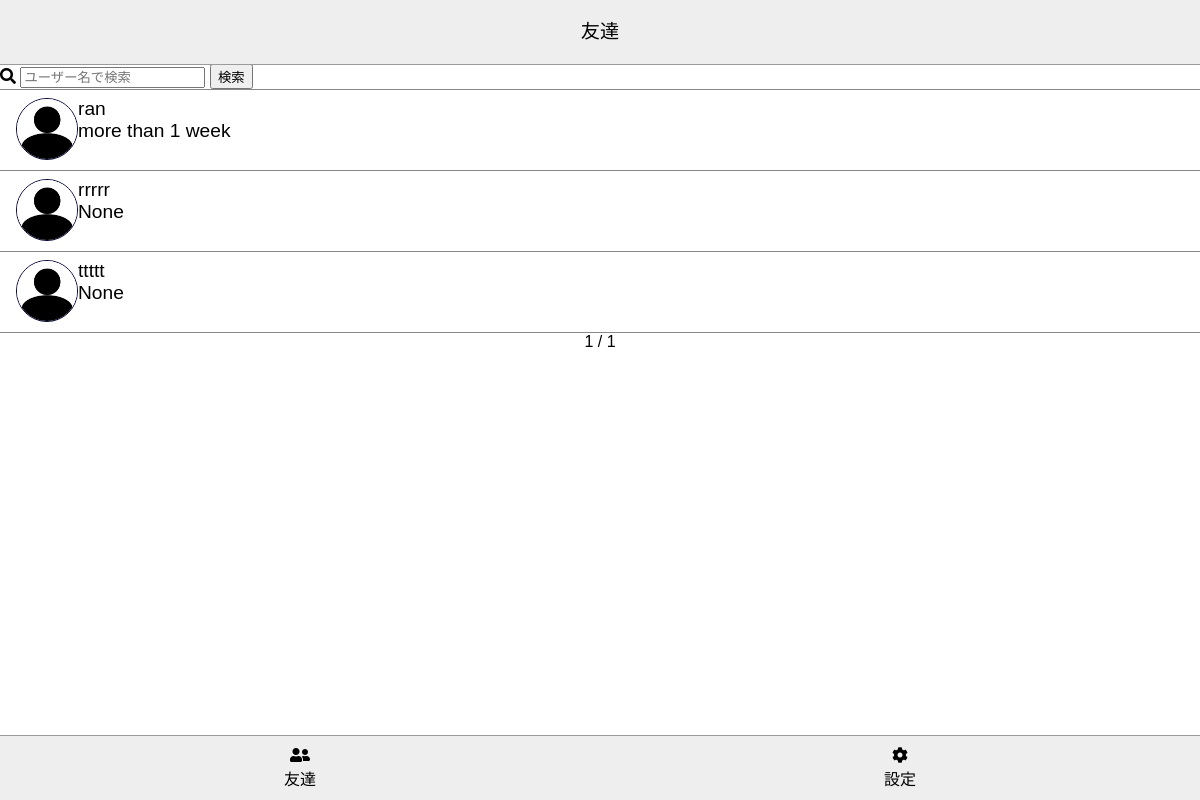
Before: /ja/friends/ (signed in) with the older database file.
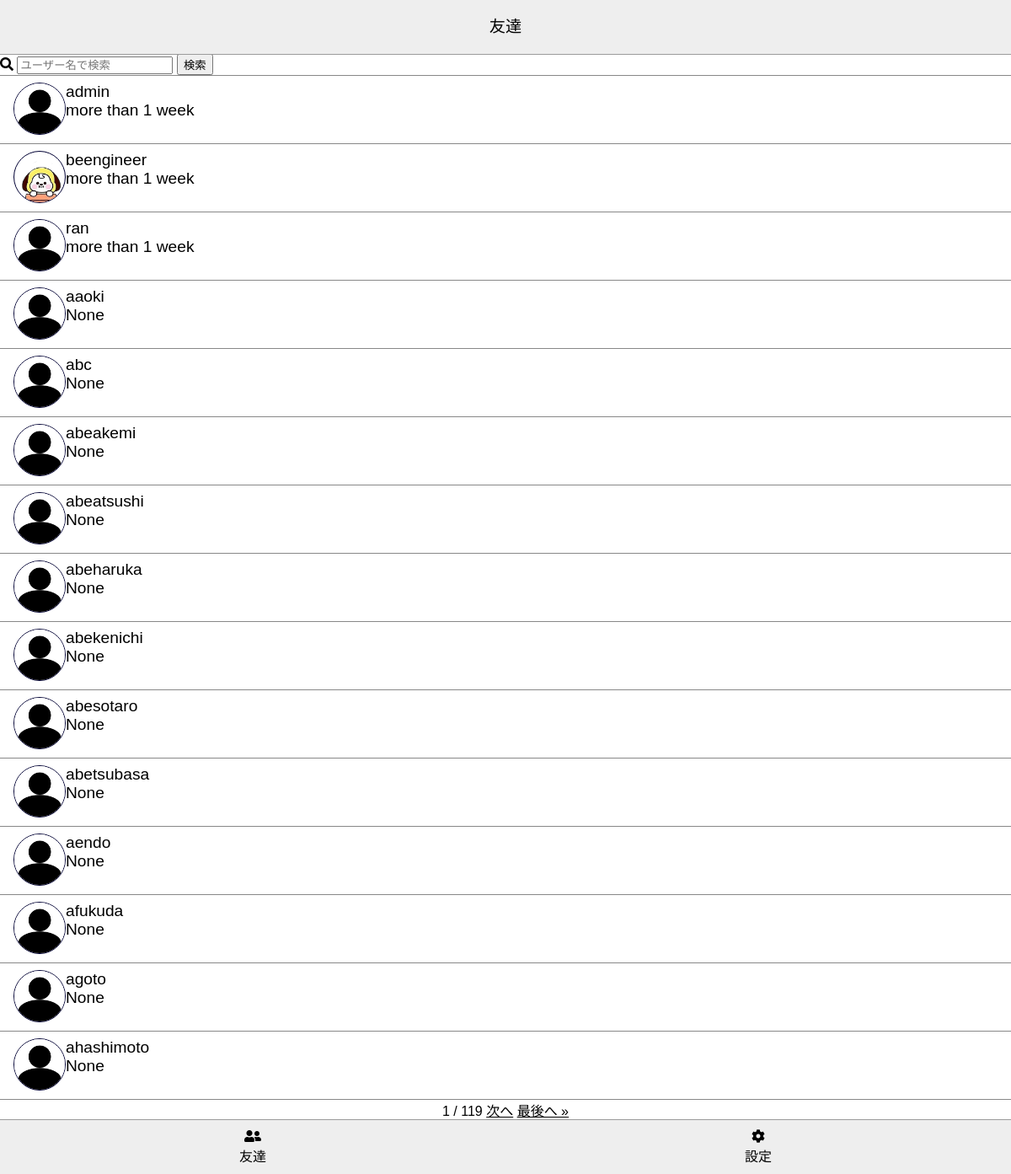
After: the same page with the newer database file.
### main/models.py (models this page shows)
class User(AbstractUser):
    icon = models.ImageField(null=True, blank=True)

### main/views.py (the view)
# urls.py: path("friends/", views.FriendsView.as_view(), name="friends"),
class FriendsView(LoginRequiredMixin, ListView):
    template_name = "main/friends.html"
    paginate_by = 15
    context_object_name = "friends"
    def get_queryset(self):
        queryset = User.objects.exclude(id=self.request.user.id).annotate(
            sent_talk__time__max=Max(
                "sent_talk__time",
                filter=Q(sent_talk__receiver=self.request.user),
            ),
            received_talk__time__max=Max(
                "received_talk__time",
                filter=Q(received_talk__sender=self.request.user),
            ),
            time_max=Greatest(
                "sent_talk__time__max", "received_talk__time__max"
            ),
            last_talk_time=Coalesce(
                "time_max",
                "sent_talk__time__max",
                "received_talk__time__max",
            ),
        ).order_by("-last_talk_time")
        form = FriendsSearchForm(self.request.GET)
        if form.is_valid():
            keyword = form.cleaned_data["keyword"]
            if keyword:
                queryset = queryset.filter(username__icontains=keyword)
        return queryset
    def get_context_data(self, **kwargs):
        context = super().get_context_data(**kwargs)
        form = FriendsSearchForm(self.request.GET)
        if form.is_valid():
            context["keyword"] = form.cleaned_data["keyword"]
        context["form"] = form
        return context

### main/forms.py
class FriendsSearchForm(forms.Form):
    keyword = forms.CharField(
        label="検索",
        required=True,
        widget=forms.TextInput(attrs={"placeholder": "ユーザー名で検索"}),
    )

### main/templatetags/chat_app.py (called while the page is built)
@register.filter
@register.simple_tag
def elapsed_time(dt):
    if not dt:
        return None
    delta = timezone.now() - dt
    zero = timedelta()
    one_hour = timedelta(hours=1)
    one_day = timedelta(days=1)
    one_week = timedelta(days=7)
    if delta < zero:
        raise ValueError("未来の時間です。")
    if delta < one_hour:  # 経過時間が 1 時間以内のとき
        minutes = delta.seconds // 60
        return ngettext("%d minute ago", "%d minutes ago", minutes) % minutes
    elif delta < one_day:  # 経過時間が 1 日以内のとき
        hours = delta.seconds // 3600
        return ngettext("%d hour ago", "%d hours ago", hours) % hours
    elif delta < one_week:  # 経過時間が 1 週間以内のとき
        return ngettext("%d day ago", "%d days ago", delta.days) % delta.days
    else:
        return gettext("more than 1 week")

### main/templates/main/friends.html (shortened to what this page needs)
{% extends "main/base.html" %}
{% load static chat_app %}
{% block extra_style %}
<link rel="stylesheet" href="{% static 'main/css/friends.css' %}">
{% endblock %}
{% block header_title %}友達{% endblock %}
{% block content %}
<div class="friends">
    <form method="GET" class="search-form">
        <i class="fas fa-search"></i>
        {{ form.keyword }}
        <button type="submit" class="search-form__submit">検索</button>
    </form>
    <ul class="friends-list">
        {% for friend in friends %}
        <li class="friends-list__item">
            <a href="{% url 'talk_room' friend.id %}" class="friends-list__link">
                <img src="{% if friend.icon %}{{ friend.icon.url }}{% else %}{% static 'main/img/default-icon.png' %}{% endif %}" class="friends-list__icon">
                <div class="friends-list__username">
                    {{ friend.username }}<br>
                    {{ friend.last_talk_time|elapsed_time }}
                </div>
            </a>
        </li>
        {% endfor %}
    </ul>
    <div class="pagination">
        <span class="step-links">
            <span class="current">{{ page_obj.number }} / {{ page_obj.paginator.num_pages }}</span>
            {% if page_obj.has_next %}
            <a href="{% url 'friends' %}?keyword={{ keyword }}&page={{ page_obj.next_page_number }}">次へ</a>
            <a href="{% url 'friends' %}?keyword={{ keyword }}&page={{ page_obj.paginator.num_pages }}">最後へ &raquo;</a>
            {% endif %}
        </span>
    </div>
</div>
{% endblock %}

### main/templates/main/base.html (shortened to what this page needs)
<!DOCTYPE html>
{% load static %}
<html lang="ja">
    <head>
        <link rel="stylesheet" href="{% static 'main/css/base.css' %}">
        <link rel="stylesheet" href="https://cdnjs.cloudflare.com/ajax/libs/font-awesome/5.15.4/css/all.min.css">
        {% block extra_style %}{% endblock %}
    </head>
    <body>
        {% block header %}
        <header class="header">
            <div class="header__title">
                {% block header_title %}{% endblock %}
            </div>
        </header>
        {% endblock %}
        {% block content %}{% endblock %}
        {% block footer %}
        <footer class="footer">
            <div class="footer__item">
                <a href="{% url 'friends' %}" class="footer__link">
                    <div class="footer__icon"><i class="fas fa-user-friends"></i></div>
                    <div class="footer__label">友達</div>
                </a>
            </div>
            <div class="footer__item">
                <a href="{% url 'settings' %}" class="footer__link">
                    <div class="footer__icon"><i class="fas fa-cog"></i></div>
                    <div class="footer__label">設定</div>
                </a>
            </div>
        </footer>
        {% endblock %}
    </body>
</html>

### main/static/main/css/base.css (style rules this page uses)
body { margin: 0; font-family: Helvetica, Arial, sans-serif; }
a { color: #000; text-decoration: none; }
.header { position: fixed; width: 100%; height: 64px; border-bottom: 1px solid #9b9b9b; background-color: #eee; }
.header__title { font-size: 1.2rem; line-height: 64px; text-align: center; }
.footer { position: fixed; bottom: 0; display: flex; width: 100%; height: 64px; border-top: 1px solid #9b9b9b; background-color: #eee; }
.footer__item { width: 50%; }
.footer__link { display: block; height: 48px; padding: 8px; text-align: center; }
.footer__icon { line-height: 24px; }
.footer__label { line-height: 24px; }

### main/static/main/css/friends.css (style rules this page uses)
.friends { padding: 64px 0; }
.friends-list { margin: 0; padding: 0; list-style: none; }
.friends-list__item { border-bottom: 1px solid #888; }
.friends-list__item:first-child { border-top: 1px solid #888; }
.friends-list__link { display: flex; padding: 8px 16px; height: 64px; }
.friends-list__username { font-size: 1.2rem; }
.pagination { text-align: center; }
.pagination a { text-decoration: underline; }
.friends-list__icon { width: 60px; height: 60px; border: 1px solid #003; border-radius: 50%; object-fit: cover; }

Changed rows visible on the page:
no longer on this page (row unchanged): User: username "rrrrr", last_talk_time|elapsed_time "None"
no longer on this page (row unchanged): User: username "ttttt", last_talk_time|elapsed_time "None"
added User: username "admin", last_talk_time|elapsed_time "more than 1 week"
added User: icon (picture), username "beengineer", last_talk_time|elapsed_time "more than 1 week"
added User: username "aaoki", last_talk_time|elapsed_time "None"
added User: username "abc", last_talk_time|elapsed_time "None"
added User: username "abeakemi", last_talk_time|elapsed_time "None"
added User: username "abeatsushi", last_talk_time|elapsed_time "None"
added User: username "abeharuka", last_talk_time|elapsed_time "None"
added User: username "abekenichi", last_talk_time|elapsed_time "None"
added User: username "abesotaro", last_talk_time|elapsed_time "None"
added User: username "abetsubasa", last_talk_time|elapsed_time "None"
added User: username "aendo", last_talk_time|elapsed_time "None"
added User: username "afukuda", last_talk_time|elapsed_time "None"
added User: username "agoto", last_talk_time|elapsed_time "None"
added User: username "ahashimoto", last_talk_time|elapsed_time "None"
Other visible differences:
{{ page_obj.paginator.num_pages }}: "1" → "119"
text now shown: "次へ 最後へ »"
